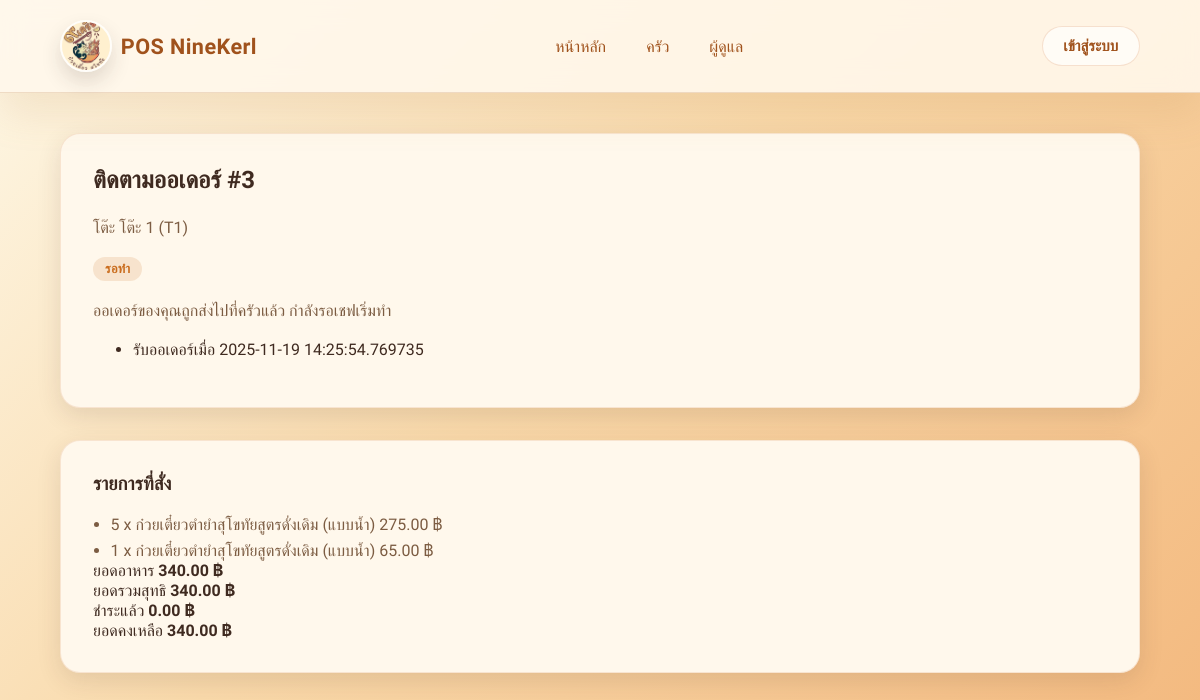
Page /order/3 on the committed database.
### pos_app/models.py (models this page shows, shortened)
class DiningTable(Base):
    __tablename__ = "dining_tables"
    id: Mapped[int] = mapped_column(primary_key=True)
    name: Mapped[str] = mapped_column(String(50), nullable=False)
    code: Mapped[str] = mapped_column(String(20), nullable=False, unique=True)
    access_token: Mapped[str | None] = mapped_column(String(64), nullable=True)
    orders: Mapped[List["Order"]] = relationship(
        "Order", back_populates="table", cascade="all, delete-orphan"
    )

class MenuItem(Base):
    __tablename__ = "menu_items"
    __table_args__ = (UniqueConstraint("name", "category_id"),)
    id: Mapped[int] = mapped_column(primary_key=True)
    name: Mapped[str] = mapped_column(String(150), nullable=False)
    description: Mapped[str | None] = mapped_column(Text, nullable=True)
    price: Mapped[float] = mapped_column(Numeric(10, 2), nullable=False)
    is_available: Mapped[bool] = mapped_column(default=True, nullable=False)
    position: Mapped[int] = mapped_column(Integer, default=0, nullable=False)
    image_path: Mapped[str | None] = mapped_column(String(255), nullable=True)
    allow_special: Mapped[bool] = mapped_column(Boolean, default=False, nullable=False)
    special_price_delta: Mapped[float] = mapped_column(Numeric(10, 2), default=0, nullable=False)
    category_id: Mapped[int] = mapped_column(
        ForeignKey("menu_categories.id"), nullable=False
    )
    category: Mapped["MenuCategory"] = relationship("MenuCategory", back_populates="items")
    order_items: Mapped[List["OrderItem"]] = relationship("OrderItem", back_populates="menu_item")
    ingredients: Mapped[List["MenuItemIngredient"]] = relationship(
        "MenuItemIngredient",
        back_populates="menu_item",
        cascade="all, delete-orphan",
        order_by="MenuItemIngredient.id",
    )
    option_groups: Mapped[List["MenuOptionGroup"]] = relationship(
        "MenuOptionGroup",
        back_populates="menu_item",
        cascade="all, delete-orphan",
        order_by="MenuOptionGroup.position",
    )

### pos_app/views.py (the view)
@main_blueprint.route("/order/<int:order_id>")
def order_status_page(order_id: int):
    order = db_session.get(Order, order_id)
    if not order:
        abort(404, description="Order not found")
    return render_template("order_status.html", order=_order_to_dict(order))

### pos_app/models.py (called while the page is built)
    @property
    def subtotal(self) -> float:
        return float(sum((item.subtotal for item in self.items), 0.0))

    @property
    def discount(self) -> float:
        return float(self.discount_amount or 0)

    @property
    def service(self) -> float:
        return float(self.service_charge or 0)

    @property
    def tax_percentage(self) -> float:
        return float(self.tax_rate or 0)

    @property
    def tax_amount(self) -> float:
        taxable = max(self.subtotal - self.discount + self.service, 0.0)
        return round(taxable * (self.tax_percentage / 100), 2)

    @property
    def total(self) -> float:
        return self.grand_total

    @property
    def grand_total(self) -> float:
        return round(self.subtotal - self.discount + self.service + self.tax_amount, 2)

    @property
    def amount_paid(self) -> float:
        return float(sum((float(payment.amount) for payment in self.payments), 0.0))

    @property
    def balance_due(self) -> float:
        return round(self.grand_total - self.amount_paid, 2)

    @property
    def subtotal(self) -> float:
        price = self.unit_price if self.unit_price is not None else self.menu_item.price
        return float(price) * self.quantity

### templates/order_status.html (shortened to what this page needs)
{% extends "base.html" %}
{% block content %}
<section class="panel">
  <h2>ติดตามออเดอร์ #{{ order.id }}</h2>
  <p>โต๊ะ {{ order.table }} ({{ order.table_code }})</p>
  <div class="tracking-box">
    <span class="status-label status-{{ order.status }}">{{ order.status_label }}</span>
    <p>{{ order.status_hint }}</p>
    <ul class="tracking-history">
      <li>รับออเดอร์เมื่อ {{ order.created_at.replace("T", " ") }}</li>
    </ul>
  </div>
</section>
<section class="panel">
  <h3>รายการที่สั่ง</h3>
  <ul class="order-items">
    {% for item in order["items"] %}
    <li>
      <span>{{ item.quantity }} x {{ item.name }}</span>
      <span>{{ "%.2f"|format(item.subtotal) }} ฿</span>
    </li>
    {% endfor %}
  </ul>
  <div class="order-summary">
    <div>
      <span>ยอดอาหาร</span>
      <strong>{{ "%.2f"|format(order.subtotal) }} ฿</strong>
    </div>
    <div class="total-line">
      <span>ยอดรวมสุทธิ</span>
      <strong>{{ "%.2f"|format(order.grand_total) }} ฿</strong>
    </div>
    <div>
      <span>ชำระแล้ว</span>
      <strong>{{ "%.2f"|format(order.amount_paid) }} ฿</strong>
    </div>
    <div>
      <span>ยอดคงเหลือ</span>
      <strong>
        {% if order.balance_due > 0 %}
        {{ "%.2f"|format(order.balance_due) }} ฿
        {% else %}
        <span class="badge badge-success">ชำระครบ</span>
        {% endif %}
      </strong>
    </div>
  </div>
</section>
{% endblock %}

### templates/base.html (shortened to what this page needs)
<!doctype html>
<html lang="th">
  <head>
    <link rel="stylesheet" href="{{ url_for('static', filename='css/main.css') }}" />
  </head>
  <body>
    <header class="app-header">
      <div class="container nav-bar">
        <a class="brand" href="{{ url_for('main.home') }}">
          <img src="{{ url_for('static', filename='img/logo.jpg') }}" alt="NineKerl Logo" class="brand-logo" />
          <span>POS NineKerl</span>
        </a>
        <nav class="nav-links">
          <a class="nav-link" href="{{ url_for('main.home') }}">หน้าหลัก</a>
          <a class="nav-link" href="{{ url_for('main.kitchen_dashboard') }}">ครัว</a>
          <a class="nav-link" href="{{ url_for('main.admin_dashboard') }}">ผู้ดูแล</a>
        </nav>
        <div class="nav-actions">
          {% if current_user %}
          <span class="nav-user">สวัสดี {{ current_user.username }}</span>
          <a class="button button-outline-light" href="{{ url_for('auth.logout') }}">ออกจากระบบ</a>
          {% else %}
          <a class="button button-light" href="{{ url_for('auth.login', role='kitchen', next=request.path) }}">เข้าสู่ระบบ</a>
          {% endif %}
        </div>
      </div>
    </header>
    <main class="container">
      {% block content %}{% endblock %}
    </main>
  </body>
</html>

### static/css/main.css (style rules this page uses)
:root { --font-family: "Kanit", -apple-system, BlinkMacSystemFont, "Segoe UI", sans-serif; --color-bg: #fdf3dd; --color-surface: #fff8ec; --color-primary: #d38234; --color-primary-dark: #a0521c; --color-accent: #f2c061; --color-success: #3e7466; --color-warning: #c96b1b; --color-danger: #bf4432; --color-muted: #7c5c42; --color-text: #3f2a20; --shadow-sm: 0 8px 24px rgba(63, 42, 32, 0.12); --shadow-md: 0 20px 45px rgba(63, 42, 32, 0.18); --radius-lg: 20px; --radius-md: 14px; --radius-pill: 999px; }
*, *::before, *::after { box-sizing: border-box; }
body { margin: 0; font-family: var(--font-family); background: linear-gradient(135deg, #fef8e7 0%, #f9d9aa 45%, #f3b77c 100%); color: var(--color-text); min-height: 100vh; }
a { color: inherit; }
.container { width: min(1080px, 92%); margin: 0 auto; padding: 0 0 2.5rem; }
.app-header { background: rgba(255, 248, 236, 0.9); border-bottom: 1px solid rgba(192, 135, 84, 0.25); backdrop-filter: blur(14px); position: sticky; top: 0; z-index: 10; box-shadow: 0 20px 40px rgba(191, 132, 72, 0.15); }
.nav-bar { display: flex; align-items: center; justify-content: space-between; padding: 1.25rem 0; gap: 1.25rem; }
.brand { font-weight: 700; font-size: 1.35rem; color: var(--color-primary-dark); letter-spacing: 0.02em; text-decoration: none; display: inline-flex; align-items: center; gap: 0.55rem; }
.brand-logo { width: 52px; height: 52px; border-radius: 50%; object-fit: cover; border: 2px solid rgba(255, 255, 255, 0.7); box-shadow: 0 10px 20px rgba(63, 42, 32, 0.15); }
.nav-links { display: flex; gap: 1rem; }
.nav-link { color: var(--color-primary-dark); text-decoration: none; font-weight: 500; padding: 0.35rem 0.75rem; border-radius: var(--radius-pill); transition: background 0.2s ease, color 0.2s ease; }
.nav-actions { display: flex; gap: 0.75rem; align-items: center; }
main.container { margin-top: 2.5rem; }
.panel { background: var(--color-surface); border-radius: var(--radius-lg); padding: 2rem; margin-bottom: 2rem; box-shadow: var(--shadow-sm); border: 1px solid rgba(208, 115, 47, 0.15); }
.panel h2, .panel h3, .panel h4 { margin-top: 0; color: var(--color-text); }
.panel p { color: var(--color-muted); line-height: 1.7; }
.button { display: inline-flex; align-items: center; justify-content: center; gap: 0.35rem; padding: 0.6rem 1.3rem; border-radius: var(--radius-pill); font-weight: 600; text-decoration: none; border: none; cursor: pointer; font-size: 0.95rem; transition: transform 0.15s ease, box-shadow 0.2s ease, background 0.2s ease; }
.button-light { background: rgba(255, 255, 255, 0.65); color: var(--color-primary-dark); border: 1px solid rgba(208, 115, 47, 0.2); }
.order-items { margin: 0; padding-left: 1.1rem; color: var(--color-muted); display: flex; flex-direction: column; gap: 0.35rem; }
.status-label { display: inline-flex; align-items: center; justify-content: center; gap: 0.35rem; padding: 0.25rem 0.75rem; border-radius: var(--radius-pill); font-size: 0.8rem; font-weight: 600; text-transform: uppercase; letter-spacing: 0.02em; }
.status-pending { background: rgba(201, 107, 27, 0.15); color: var(--color-warning); }

### rows in the picture
DiningTable: table "โต๊ะ 1", table_code "T1"
MenuItem: name "ก๋วยเตี๋ยวตำยำสุโขทัยสูตรดั่งเดิม (แบบน้ำ)" "ก๋วยเตี๋ยวตำยำสุโขทัยสูตรดั่งเดิม (แบบน้ำ)"

### other values in the picture
{{ order.id }} "3"
{{ order.status_label }} "รอทำ"
{{ order.status_hint }} "ออเดอร์ของคุณถูกส่งไปที่ครัวแล้ว กำลังรอเชฟเริ่มทำ"
{{ order.created_at.replace("T", " ") }} "2025-11-19 14:25:54.769735"
{{ item.quantity }} "5" "1"
{{ "%.2f"|format(item.subtotal) }} "275.00" "65.00"
{{ "%.2f"|format(order.subtotal) }} "340.00"
{{ "%.2f"|format(order.grand_total) }} "340.00"
{{ "%.2f"|format(order.amount_paid) }} "0.00"
{{ "%.2f"|format(order.balance_due) }} "340.00"
